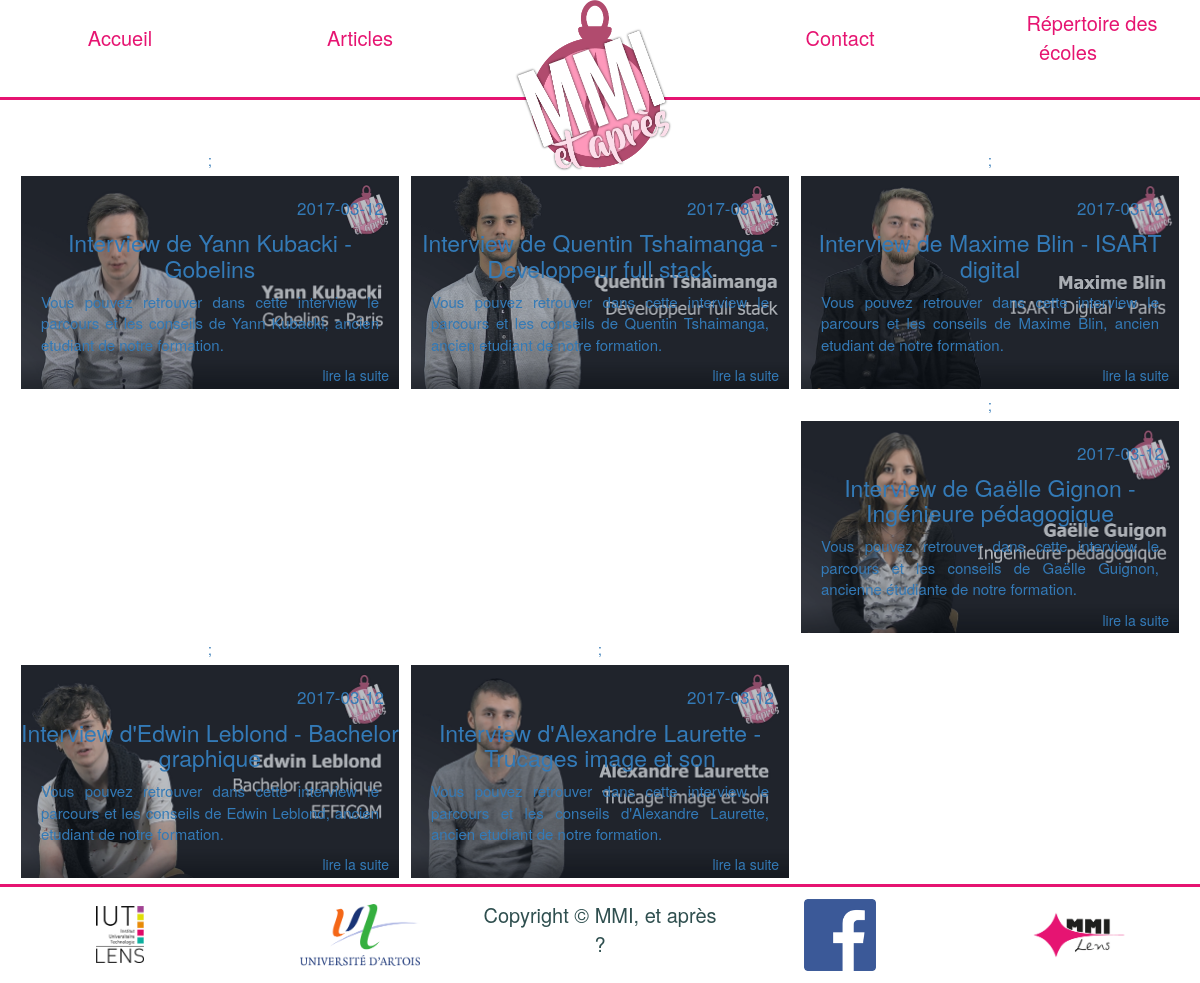
The page /affichage/articles.php on the database its author committed.
### tables this page shows
CREATE TABLE `article` (
  `id` int(255) NOT NULL,
  `date` date NOT NULL,
  `titre` text NOT NULL,
  `contenu_visuel` text,
  `contenu_video` text,
  `resume` varchar(255) DEFAULT NULL,
  `contenu_txt` text NOT NULL,
  `idTagDomaine` int(255) NOT NULL,
  `idTagMetier` int(255) NOT NULL,
  `idTagRegion` int(255) NOT NULL,
  `idAuteur` int(255) NOT NULL
);

### affichage/articles.php (the view, shortened to what this page needs)
<?php
include("header.php");
include("../divers/connexion.php");
?>
    <div class="articles-contenu">
        <div class="articles container-fluid">
            <?php
             $sql = "SELECT * FROM article JOIN auteur ON idAuteur=auteur.id JOIN tagdomaine ON idTagDomaine=tagdomaine.id JOIN tagmetier ON idTagMetier=tagmetier.id";
    $query = $pdo->prepare($sql);
    $query->execute();
    while($line = $query->fetch()) {
        echo
           ' <div class="article col-md-4">
                <a href="articleseul.php?id='.$line['id'].'">;
                    <div class="contenu">
                        <img src="'.$line['contenu_visuel'].'" />
                        <div class="contenu-contenu">
                            <div class="contenu-date">
                                <p>'.$line['date'].'</p>
                            </div>
                            <h4>'.$line['titre'].'</h4>
                            <div class="resume">
                                <p>'.$line['contenu_txt'].'</p>
                            </div>
                            <div class="btn-suite">
                                <p>lire la suite</p>
                            </div>
                        </div>
                         <div class="cache-opaque">
                         </div>
                </a>
                 </div>
            </div>';
    }
        ?>
        <?php
include('footer.php');
?>

### css/style.css (style rules this page uses)
img { max-width: 100%; height: auto; }
.articles { width: 100%; height: auto; padding-right: 15px; padding-left: 15px; z-index: 1000; }
.article { text-align: center; margin-right: auto; margin-left: auto; }
.articles-contenu { width: 100%; height: 100%; margin-top: 50px; }
.contenu { height: auto; width: 100%; position: relative; overflow: hidden; color: white; border: 6px solid transparent; transition-property: border; transition-duration: 0.3s; }
.contenu img { width: 100%; height: auto; }
.contenu-contenu { text-align: left; position: absolute; width: 100%; height: auto; z-index: 100; top: 0; left: 0; }
.contenu-contenu h4 { font-size: 2.3rem; text-align: center; }
.contenu-date { text-align: right; margin: 20px 15px 0px 0px; font-size: 1.7rem; }
.resume p { font-size: 1.5rem; text-align: justify; padding: 0px 20px 0px 20px; }
.btn-suite { bottom: 0; text-align: right; bottom: 0; padding: 0px 10px 20px 0px; }
.cache-opaque { background-color: rgba(24, 39, 53, 0.3); top: 0; left: 0; width: 100%; height: 100%; position: absolute; z-index: 99; transition-property: background-color; transition-duration: 0.5s; }

### rows shown on the page
article: contenu_visuel (picture), date "2017-03-12", titre "Interview de Yann Kubacki - Gobelins", contenu_txt "Vous pouvez retrouver dans cette interview le parcours et les conseils de Yann Kubacki, ancien etudiant de notre formation."
article: contenu_visuel (picture), date "2017-03-12", titre "Interview de Quentin Tshaimanga - Developpeur full stack", contenu_txt "Vous pouvez retrouver dans cette interview le parcours et les conseils de Quentin Tshaimanga, ancien etudiant de notre formation."
article: contenu_visuel (picture), date "2017-03-12", titre "Interview de Maxime Blin - ISART digital", contenu_txt "Vous pouvez retrouver dans cette interview le parcours et les conseils de Maxime Blin, ancien etudiant de notre formation."
article: contenu_visuel (picture), date "2017-03-12", titre "Interview de Gaëlle Gignon - Ingénieure pédagogique", contenu_txt "Vous pouvez retrouver dans cette interview le parcours et les conseils de Gaëlle Guignon, ancienne étudiante de notre formation."
article: contenu_visuel (picture), date "2017-03-12", titre "Interview d'Edwin Leblond - Bachelor graphique", contenu_txt "Vous pouvez retrouver dans cette interview le parcours et les conseils de Edwin Leblond, ancien etudiant de notre formation."
article: contenu_visuel (picture), date "2017-03-12", titre "Interview d'Alexandre Laurette - Trucages image et son", contenu_txt "Vous pouvez retrouver dans cette interview le parcours et les conseils d'Alexandre Laurette, ancien etudiant de notre formation."
